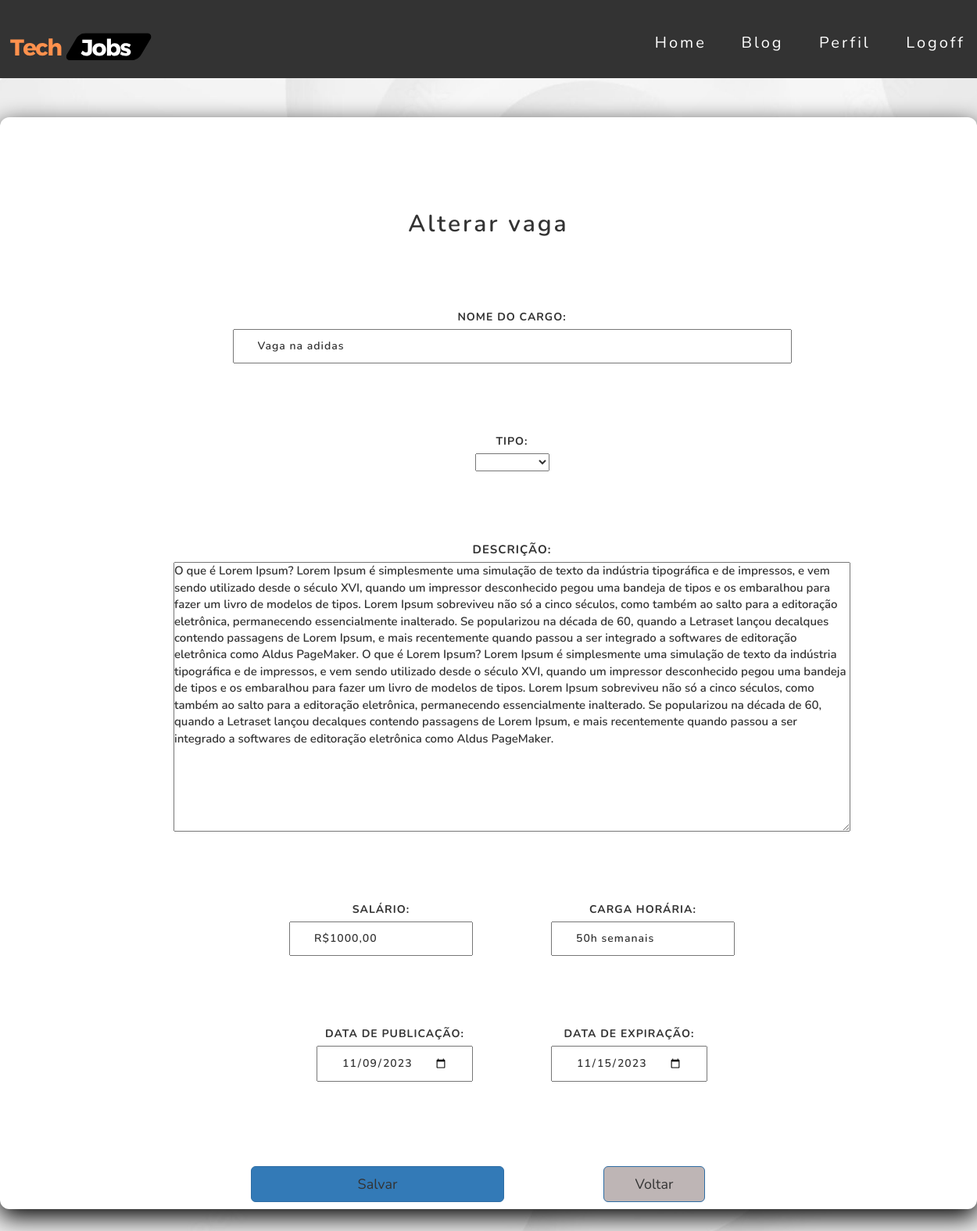
Page /vaga/edit.php?id=15 on the committed database.
### tables this page shows
CREATE TABLE `vaga` (
  `id` int NOT NULL,
  `nome` varchar(50) NOT NULL,
  `tipo` varchar(30) NOT NULL,
  `descricao` longtext NOT NULL,
  `salario` varchar(50) NOT NULL,
  `carga_horaria` varchar(100) NOT NULL,
  `data_publicacao` date NOT NULL,
  `data_expiracao` date NOT NULL,
  `usuario_id` int DEFAULT NULL
);

### src/database/conexao.php (called while the page is built)
<?php
class Conexao
{
    public static function getConexao()
    {
        try {
            return new PDO("mysql:host=127.0.0.1;dbname=techjobsdb", "root", "");
        } catch (\PDOException $e) {
            echo 'Error ao conectar com banco de dados. ' . $e->getMessage();
            return null;
        }
    }
}

### src/dao/vagadao.php (called while the page is built, shortened)
<?php
include_once __DIR__ . '/../database/conexao.php';
class VagaDAO
{
    private $dbh;
    public function __construct()
    {
        $this->dbh = Conexao::getConexao();
    }
    public function getById(int $id)
    {
        $query = "SELECT * FROM vaga WHERE id = :id;";
        $stmt = $this->dbh->prepare($query);
        $stmt->bindParam(":id", $id);
        $stmt->execute();
        $row = $stmt->fetch(PDO::FETCH_BOTH);
        $this->dbh = null;
        return $row;
    }
}

### vaga/edit.php (the view, shortened to what this page needs)
<?php
require_once __DIR__ . "/../src/dao/vagadao.php";
$id = filter_input(INPUT_GET, 'id', FILTER_VALIDATE_INT) ?? 0;
$dao = new VagaDAO();
$vaga = $dao->getById($id);
?>
<head>
    <link rel="stylesheet" href="../assets/css/usuario.css">
    <link rel="stylesheet" href="../assets/css/style.css">
    <link rel="stylesheet" href="../assets/css/button.css">
    <link rel="stylesheet"
          href="https://maxcdn.bootstrapcdn.com/bootstrap/4.0.0/css/bootstrap.min.css"
>
    <link rel="stylesheet" href="https://maxcdn.bootstrapcdn.com/bootstrap/3.3.7/css/bootstrap.min.css">
</head>
<header class="main-header">
    <nav class="main-header-content">
        <div class="logo">
            <a href="../view/home.php">
                <img src="../assets/img/Tech%20(1).svg" alt="" width="200px" height="100px">
            </a>
        </div>
        <nav class="menu">
            <ul>
                <li class="item-menu">
                    <a href="../view/home.php">
                        <span class="txt-link">Home</span>
                    </a>
                </li>
                <li class="item-menu">
                    <a href="../view/blog.php">
                        <span class="txt-link">Blog</span>
                    </a>
                </li>
                <li class="item-menu">
                    <a href="../usuarios/administrador/index.php ">
                        <span class="txt-link">Perfil</span>
                    </a>
                </li>
                <li class="item-menu">
                    <a href="../auth/logoff.php">
                        <span class="txt-link">Logoff</span>
                    </a>
                </li>
            </ul>
        </nav>
    </nav>
</header>
<body>
<main class="main-vaga">
    <div class="card-vaga">
        <h2>Alterar vaga</h2>
        <form action="update.php" method="post">
            <div class="container">
                <div class="row text">
                    <div class="col-md-12">
                        <div class="card-body font-weight-bold card-vaga-content">
                            <div class="form-group card-vaga-content">
                                <div>
                                    <label for="nome">Nome do cargo: </label>
                                    <input type="text" name="nome" placeholder="Informe o cargo"
                                           size="80" required
                                           autofocus value="<?= htmlspecialchars($vaga['nome']) ?>">
                                </div>
                                <div>
                                    <label for="tipo">Tipo: </label>
                                    <select name="tipo">
                                        <option value="<?= htmlspecialchars($vaga['tipo']) ?>"></option>
                                        <option value="Efetivo/CLT">Efetivo/CLT</option>
                                    </select placeholder="Informe o tipo de contrato" required value="<?= htmlspecialchars($vaga['tipo']) ?>">
                                </div>
                                <div style="font-size: 1.5rem;">
                                    <label for="descricao">Descrição: </label>
                                    <textarea id="descricao" name="descricao" rows="16" cols="100"
                                              required
                                    ><?= htmlspecialchars($vaga['descricao']) ?></textarea>
                                </div>
                                <div>
                                    <label for="salario">Salário: </label>
                                    <input type="text" name="salario"
                                           placeholder="Informe o salário." required
                                           value="<?= htmlspecialchars($vaga['salario']) ?>">
                                </div>
                                <div>
                                    <label for="carga_horaria">Carga horária: </label>
                                    <input type="text" name="carga_horaria"
                                           placeholder="Informe a carga horária."
                                           required value="<?= htmlspecialchars($vaga['carga_horaria']) ?>">
                                </div>
                                <div>
                                    <label for="data_publicacao">Data de Publicação: </label>
                                    <input type="date" name="data_publicacao"
                                           placeholder="Informe a data de publicacao."
                                           required value="<?= htmlspecialchars($vaga['data_publicacao']) ?>">
                                </div>
                                <div>
                                    <label style
                                           for="data_expiracao">Data de Expiração: </label>
                                    <input type="date" name="data_expiracao"
                                           placeholder="Informe a data de publicacao."
                                           required value="<?= htmlspecialchars($vaga['data_expiracao']) ?>">
                                </div>
                            </div>
                        </div>
                        <div class="update-group-btns">
                            <button type="submit" class="btn btn-primary btn-lg ">Salvar
                            </button>
                            <a href="index.php">
                                <button type="button" class="btn btn-primary btn-lg ">
                                    Voltar
                                </button>
                            </a>
                        </div>
                    </div>
                </div>
            </div>
        </form>
    </div>
</main>
</body>

### assets/css/usuario.css (style rules this page uses)
body { font-family: Arial, Helvetica, sans-serif; background-image: url(../img/0-white-bg-1.jpeg); background-size: cover; }
.text { text-align: center; width: 100%; }
.update-group-btns { display: flex; justify-content: center; flex-wrap: wrap; margin-top: 25px; }
.update-group-btns > button { flex-basis: 30%; margin: 20px; color: #333333; }
.update-group-btns > a { flex-basis: 30%; margin: 10px; color: #333333; }
.update-group-btns > a > button { text-decoration: none; color: #333333; transition: 0.2s; background-color: #beb5b5; }
.main-vaga { max-width: 100%; margin: 0 auto; }
.card-vaga { width: 100%; background: #ffffff; border-radius: 12px; box-shadow: 0 10px 30px rgb(0, 0, 0); margin: 50px auto; padding: 100px; }
.card-vaga > h2 { color: #333333; font-weight: 600; margin: 0 auto; letter-spacing: 3px; text-align: center; border: none; outline: none; padding: 20px 0; }
.card-vaga-content { width: 100%; height: 100%; }
.card-vaga-content > div { font-size: 1.4rem; font-weight: 600; padding: 10px 30px; text-transform: uppercase; letter-spacing: 1px; margin: 20px; flex-basis: 20%; }
.card-vaga-content > div > input { font-size: 1.4rem; font-weight: 600; padding: 10px 30px; letter-spacing: 1px; }
.card-vaga-content { display: flex; flex-wrap: wrap; justify-content: center; padding: 20px; }

### assets/css/style.css (style rules this page uses)
* { margin: 0; padding: 0; box-sizing: border-box; font-family: Nunito, Arial, Helvetica, sans-serif; }
body { background-color: #eee; animation-name: FadeIn; animation-duration: .6s; animation-delay: .5s; animation-timing-function: ease-in-out; animation-fill-mode: backwards; animation-direction: alternate; font-family: Arial, Helvetica, sans-serif; background: url("../img/0-white-bg-1.jpeg"); background-size: cover; overflow-x: hidden; }
.main-header { width: 100%; background: #333333; padding: 10px 0; height: 100px; }
.main-header .main-header-content { display: flex; max-width: 1800px; margin: 0 auto; justify-content: space-between; height: 100%; }
.main-header .main-header-content .logo { flex-basis: 25%; border: none !important; }
.main-header .main-header-content .logo a { text-decoration: none; font-size: 1.5rem; letter-spacing: 3px; color: coral; padding: 5px; transition: .5s; }
nav.menu { transition: .2s; }
.menu ul { list-style-type: none; display: flex; }
.menu ul li.item-menu a { color: #ffffff; text-decoration: none; transition: .5s; font-size: 20px; padding: 25px 4%; display: flex; margin-bottom: 20px; line-height: 40px; cursor: pointer; letter-spacing: 3px; }
.menu ul li.item-menu a .txt-link { margin-left: 10px; margin-right: 20px; }
a { text-decoration: none }

### assets/css/button.css (style rules this page uses)
.btn { border: none; padding: 10px; margin: 10px; width: 130px; background-color: rgb(132, 132, 142); color: #333333; text-align: center; text-decoration: none; font-weight: 600; border-radius: 3px; flex-basis: 20%; cursor: pointer; transition: 0.6s; }

### rows in the picture
vaga: nome "Vaga na adidas", descricao "O que é Lorem Ipsum? Lorem Ipsum é simplesmente uma simulação de texto da indústria tipográfica e de impressos, e vem sendo utilizado desde o século XVI, quando um impressor desconhecido pegou uma bandeja de tipos e os embaralhou para fazer um livro de modelos de tipos. Lorem Ipsum sobreviveu não só a cinco séculos, como também ao salto para a editoração eletrônica, permanecendo essencialmente inalterado. Se popularizou na década de 60, quando a Letraset lançou decalques contendo passagens de Lorem Ipsum, e mais recentemente quando passou a ser integrado a softwares de editoração eletrônica como Aldus PageMaker. O que é Lorem Ipsum? Lorem Ipsum é simplesmente uma simulação de texto da…", salario "R$1000,00", carga_horaria "50h semanais", data_publicacao "11/09/2023", data_expiracao "11/15/2023"
